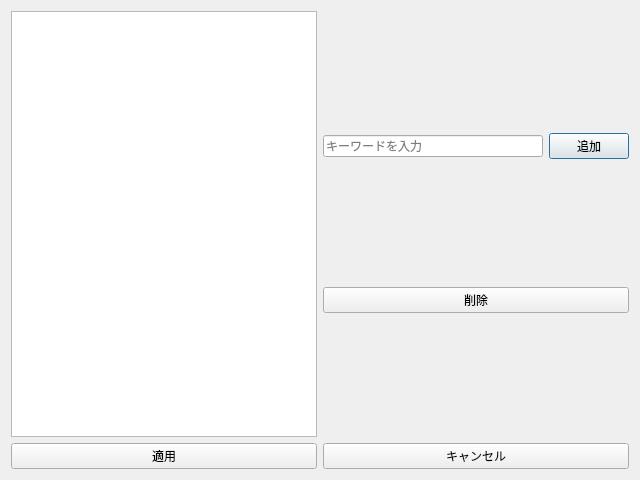
<?xml version="1.0" encoding="UTF-8"?>
<ui version="4.0">
 <class>KeywordEditDialog</class>
 <widget class="QDialog" name="KeywordEditDialog">
  <property name="geometry">
   <rect>
    <x>0</x>
    <y>0</y>
    <width>640</width>
    <height>480</height>
   </rect>
  </property>
  <property name="windowTitle">
   <string>Dialog</string>
  </property>
  <layout class="QVBoxLayout" name="verticalLayout_2">
   <item>
    <layout class="QHBoxLayout" name="horizontalLayout_3">
     <item>
      <widget class="QListWidget" name="listWidget"/>
     </item>
     <item>
      <layout class="QVBoxLayout" name="verticalLayout">
       <item>
        <layout class="QHBoxLayout" name="horizontalLayout_2">
         <item>
          <widget class="QLineEdit" name="inputKeyword">
           <property name="placeholderText">
            <string>キーワードを入力</string>
           </property>
          </widget>
         </item>
         <item>
          <widget class="QPushButton" name="btnAdd">
           <property name="text">
            <string>追加</string>
           </property>
          </widget>
         </item>
        </layout>
       </item>
       <item>
        <widget class="QPushButton" name="btnDelete">
         <property name="text">
          <string>削除</string>
         </property>
        </widget>
       </item>
      </layout>
     </item>
    </layout>
   </item>
   <item>
    <layout class="QHBoxLayout" name="horizontalLayout">
     <item>
      <widget class="QPushButton" name="btnApply">
       <property name="text">
        <string>適用</string>
       </property>
      </widget>
     </item>
     <item>
      <widget class="QPushButton" name="btnCancel">
       <property name="text">
        <string>キャンセル</string>
       </property>
      </widget>
     </item>
    </layout>
   </item>
  </layout>
 </widget>
 <resources/>
 <connections/>
</ui>
